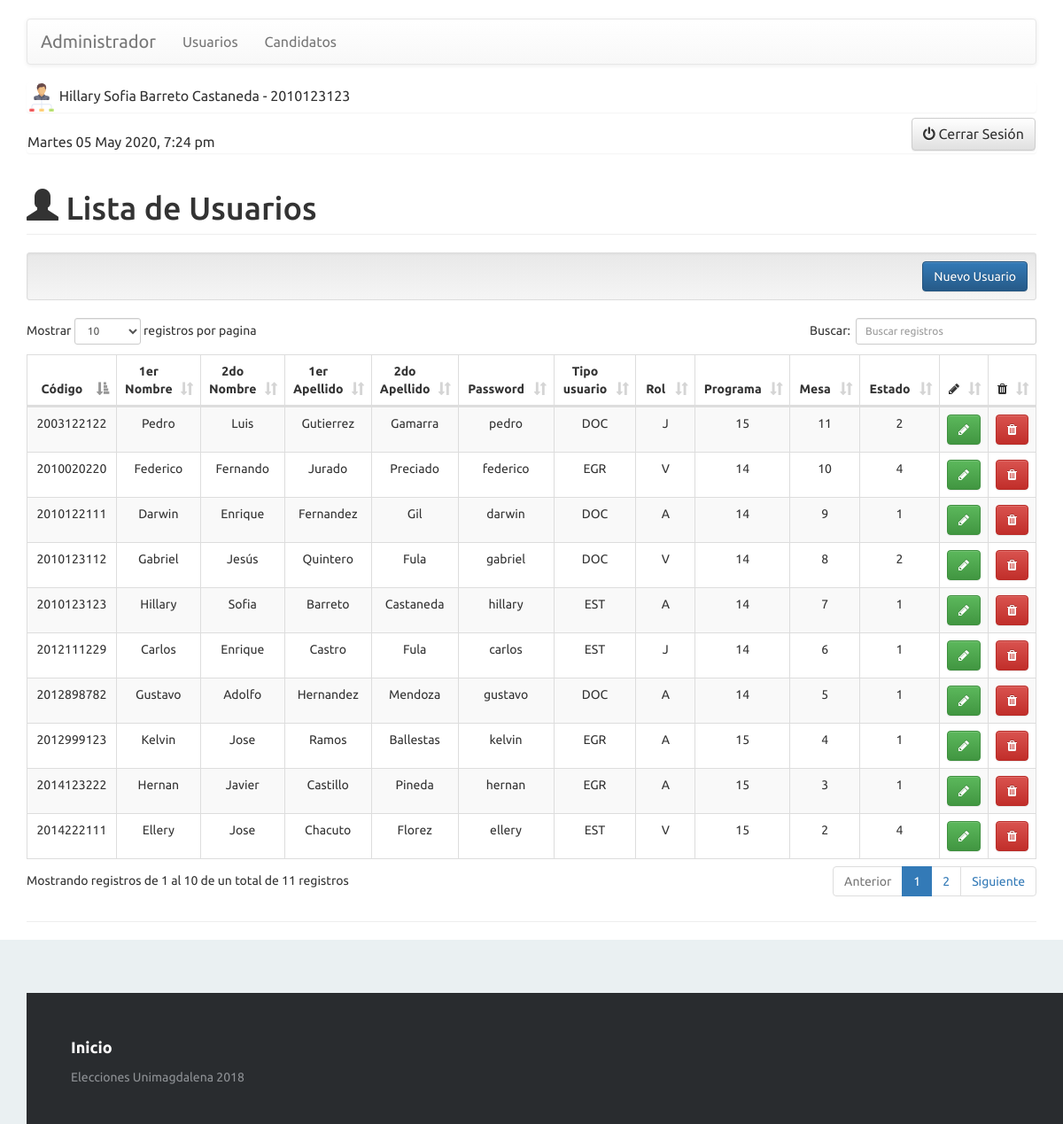
Screenshot of /view/indexUS.php (signed in) with the database file from the repository.
### tables this page shows
CREATE TABLE `usuario` (
  `codigo` int(12) NOT NULL,
  `nombre1` varchar(30) NOT NULL,
  `nombre2` varchar(30) NOT NULL,
  `apellido1` varchar(30) NOT NULL,
  `apellido2` varchar(30) NOT NULL,
  `password` varchar(30) NOT NULL,
  `id_tipo_usuario` varchar(3) NOT NULL,
  `id_rol` varchar(1) NOT NULL,
  `id_programa` int(2) NOT NULL,
  `id_mesa` int(3) DEFAULT NULL,
  `id_estado_usuario` int(1) NOT NULL DEFAULT 1
);

### controller/usuario.controller.php (called while the page is built, shortened)
<?php
require_once '../model/usuario.php';
if(!isset($_SESSION["name"])){
    session_start();
    require_once '../view/error_usuarioUS.php';
  }else{
class UsuarioController{
    public function __CONSTRUCT(){
        $this->model = new usuario();
    }
    public function IndexU(){
        require_once '../view/header.php';
        require_once '../view/usuario/usuario.php';
        require_once '../view/footer.php';
    }
}
}
?>

### model/reloj.php (called while the page is built, shortened)
<?php
    $time1 = date('H:i:s', time());
    if(date("N") == 2)
    	$dia = "Martes";
    $time2 = $dia . date(' d M Y', time());
?>

### model/database.php (called while the page is built)
<?php
class Database
{
    public static function Conectar()
    {
        $pdo = new PDO('mysql:host=localhost;dbname=votaciones;charset=utf8', 'root', '');
        $pdo->setAttribute(PDO::ATTR_ERRMODE, PDO::ERRMODE_EXCEPTION);
        return $pdo;
    }
}
?>

### model/usuario.php (called while the page is built, shortened)
<?php
class usuario
{
	private $pdo;
	public function __CONSTRUCT()
	{
		try
		{
			$this->pdo = Database::Conectar();
		}
		catch(Exception $e)
		{
			die($e->getMessage());
		}
	}
	public function Listar()
	{
		try
		{
			$stm = $this->pdo->prepare("SELECT * FROM usuario");
			$stm->execute();
			return $stm->fetchAll(PDO::FETCH_OBJ);
		}
		catch(Exception $e)
		{
			die($e->getMessage());
		}
	}
}

### view/usuario/usuario.php (the view, shortened to what this page needs)
<?php
  if(!isset($_SESSION["name"])){
    session_start();
    require_once "../error_usuarioUS.php";
  }else{
    require_once '../model/reloj.php';
?>
<div class="panel" style="text-align: left; font-size: 16px;">
        <img src="../assets/img/admin.png">
      <?php
        echo $_SESSION["name"] . "  " . $_SESSION["name2"] . "  " . $_SESSION["ape1"] . "  " . $_SESSION["ape2"] . " - " . $_SESSION["id_usuario"];
      ?>
</div>
<div class="panel" style="text-align: left; font-size: 16px;">
    <?php
        echo $time2 . ', '; echo date("g:i a", strtotime($time1));
    ?>
    <div style="float: right;margin-top: -15px;">
        <button class="btn btn-default" onClick="cerrarSUS();" style="font-size: 16px;"><i class="fa fa-power-off" aria-hidden="true"></i>   Cerrar Sesión
        </button>
    </div>
</div>
<h1 class="page-header"><span class="glyphicon glyphicon-user"></span>          Lista de Usuarios</h1>
<div class="well well-sm text-right">
    <a class="btn btn-primary" href="?c=usuario&a=Nuevo">Nuevo Usuario</a>
</div>
<div class="row">
	<div class="col-md-12">
		<table id="example" class="table table-striped table-bordered table-hover " cellspacing="0" width="100%">
    		<thead>
        		<tr>
            		<th style="width:180px;">Código</th>
            		<th style="width:120px;">1er Nombre</th>
            		<th style="width:120px;">2do Nombre</th>
            		<th style="width:120px;">1er Apellido</th>
					     <th style="width:120px;">2do Apellido</th>
					     <th style="width:120px;">Password</th>
					     <th style="width:120px;">Tipo usuario</th>
					     <th style="width:120px;">Rol</th>
					     <th style="width:120px;">Programa</th>
					     <th style="width:120px;">Mesa</th>
					     <th style="width:120px;">Estado</th>
					     <th><em class="fa fa-pencil"></em></th>
					     <th><em class="fa fa-trash"></em></th>
        		</tr>
    		</thead>
    		<tbody>
    			<?php foreach($this->model->Listar() as $r): ?>
        		<tr>
            		<td><?php echo $r->codigo; ?></td>
            		<td><?php echo $r->nombre1; ?></td>
            		<td><?php echo $r->nombre2; ?></td>
            		<td><?php echo $r->apellido1; ?></td>
					     <td><?php echo $r->apellido2; ?></td>
					     <td><?php echo $r->password; ?></td>
					     <td><?php echo $r->id_tipo_usuario; ?></td>
					     <td><?php echo $r->id_rol; ?></td>
					     <td><?php echo $r->id_programa; ?></td>
					     <td><?php echo $r->id_mesa; ?></td>
					     <td><?php echo $r->id_estado_usuario; ?></td>
            		<td>
                		<a class="btn btn-success" href="?c=usuario&a=Crud&codigo=<?php echo $r->codigo; ?>"><em class="fa fa-pencil"></em></a>
            		</td>
            		<td>
                		<button class="btn btn-danger" onClick="Eliminar(<?php echo $r->codigo; ?>);" href=""><em class="fa fa-trash"></em></button>
            		</td>
        		</tr>
    			<?php endforeach; ?>
    		</tbody>
		</table>
	</div>
</div>
<?php } ?>

### view/indexUS.php (shortened to what this page needs)
<?php
  require_once '../model/database.php';
  if( ($_SESSION["idrol"]) != 'A' ){
      require_once '../view/error_usuarioUS.php';
  }else{
  if(!isset($_REQUEST['c']))
  {
    $controller = new $controller;
    $controller->IndexU();
  }
}

### view/header.php (shortened to what this page needs)
<!DOCTYPE html>
<html lang="es">
	<head>
    <link rel="stylesheet" href="../assets/css/bootstrap.min.css" />
    <link rel="stylesheet" href="../assets/css/bootstrap-theme.min.css" />
		<link rel="stylesheet" href="../assets/css/dataTables.bootstrap.min.css">
    <link rel="stylesheet" href="../assets/css/style.css" />
    <link rel="stylesheet" href="../assets/css/demo.css">
    <link rel="stylesheet" href="../assets/css/footer-distributed.css">
		<link rel="stylesheet" href="http://maxcdn.bootstrapcdn.com/font-awesome/4.2.0/css/font-awesome.min.css">
	</head>
    <body>
    <div class="container contenido">
    <br>
		<nav class="navbar navbar-default">
  			<div class="container-fluid">
    			<div class="navbar-header">
      				<a class="navbar-brand" style="font-size: 20px;">Administrador</a>
    			</div>
    			<ul class="nav navbar-nav">
      				<li style="font-size: 16px;"><a href="../view/indexUS.php">Usuarios</a></li>
      				<li style="font-size: 16px;"><a href="../view/indexCA.php">Candidatos</a></li>
    			</ul>
  			</div>
		</nav>

### view/footer.php (shortened to what this page needs)
            <div class="row">
                <div class="col-xs-12">
                    <hr />
                    <footer class="footer-distributed">
			                <div class="footer-left">
				                <p class="footer-links">
					                <a href="../view/indexUS.php">Inicio</a>
				                </p>
				                <p>Elecciones Unimagdalena 2018</p>
			                </div>
		            </footer>
                </div>
            </div>
        </div>
    </body>
</html>

### assets/css/demo.css (style rules this page uses)
* { padding:0; margin:0; }
html { background-color: #eaf0f2; }
body { font:14px/1.5 Arial, Helvetica, sans-serif; }
footer { position: fixed; bottom: 0; }

### assets/css/footer-distributed.css (style rules this page uses)
.footer-distributed { background-color: #292c2f; box-shadow: 0 1px 1px 0 rgba(0, 0, 0, 0.12); box-sizing: border-box; width: 100%; text-align: left; font: normal 16px sans-serif; padding: 45px 50px; margin-top: 80px; }
.footer-distributed .footer-left p { color: #8f9296; font-size: 14px; margin: 0; }
.footer-distributed p.footer-links { font-size:18px; font-weight: bold; color: #ffffff; margin: 0 0 10px; padding: 0; }
.footer-distributed p.footer-links a { display:inline-block; line-height: 1.8; text-decoration: none; color: inherit; }

### view/header.php (style rules this page uses)
* { font-family: 'Ubuntu', sans-serif; }

### rows the page displays
usuario: codigo "2003122122", nombre1 "Pedro", nombre2 "Luis", apellido1 "Gutierrez", apellido2 "Gamarra", password "pedro", id_tipo_usuario "DOC", id_rol "J", id_programa "15", id_mesa "11", id_estado_usuario "2"
usuario: codigo "2010020220", nombre1 "Federico", nombre2 "Fernando", apellido1 "Jurado", apellido2 "Preciado", password "federico", id_tipo_usuario "EGR", id_rol "V", id_programa "14", id_mesa "10", id_estado_usuario "4"
usuario: codigo "2010122111", nombre1 "Darwin", nombre2 "Enrique", apellido1 "Fernandez", apellido2 "Gil", password "darwin", id_tipo_usuario "DOC", id_rol "A", id_programa "14", id_mesa "9", id_estado_usuario "1"
usuario: codigo "2010123112", nombre1 "Gabriel", nombre2 "Jesús", apellido1 "Quintero", apellido2 "Fula", password "gabriel", id_tipo_usuario "DOC", id_rol "V", id_programa "14", id_mesa "8", id_estado_usuario "2"
usuario: codigo "2010123123", nombre1 "Hillary", nombre2 "Sofia", apellido1 "Barreto", apellido2 "Castaneda", password "hillary", id_tipo_usuario "EST", id_rol "A", id_programa "14", id_mesa "7", id_estado_usuario "1"
usuario: codigo "2012111229", nombre1 "Carlos", nombre2 "Enrique", apellido1 "Castro", apellido2 "Fula", password "carlos", id_tipo_usuario "EST", id_rol "J", id_programa "14", id_mesa "6", id_estado_usuario "1"
usuario: codigo "2012898782", nombre1 "Gustavo", nombre2 "Adolfo", apellido1 "Hernandez", apellido2 "Mendoza", password "gustavo", id_tipo_usuario "DOC", id_rol "A", id_programa "14", id_mesa "5", id_estado_usuario "1"
usuario: codigo "2012999123", nombre1 "Kelvin", nombre2 "Jose", apellido1 "Ramos", apellido2 "Ballestas", password "kelvin", id_tipo_usuario "EGR", id_rol "A", id_programa "15", id_mesa "4", id_estado_usuario "1"
usuario: codigo "2014123222", nombre1 "Hernan", nombre2 "Javier", apellido1 "Castillo", apellido2 "Pineda", password "hernan", id_tipo_usuario "EGR", id_rol "A", id_programa "15", id_mesa "3", id_estado_usuario "1"
usuario: codigo "2014222111", nombre1 "Ellery", nombre2 "Jose", apellido1 "Chacuto", apellido2 "Florez", password "ellery", id_tipo_usuario "EST", id_rol "V", id_programa "15", id_mesa "2", id_estado_usuario "4"

### other values shown
$_SESSION["name"] "Hillary"
$_SESSION["name2"] "Sofia"
$_SESSION["ape1"] "Barreto"
$_SESSION["ape2"] "Castaneda"
$_SESSION["id_usuario"] "2010123123"
$time2 "Martes 05 May 2020"
date("g:i a", strtotime($time1)) "7:24 pm"
